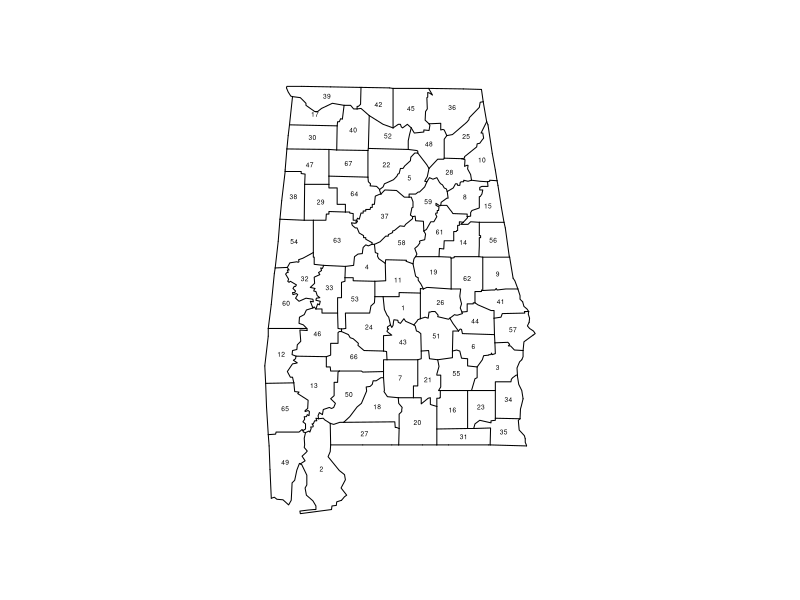
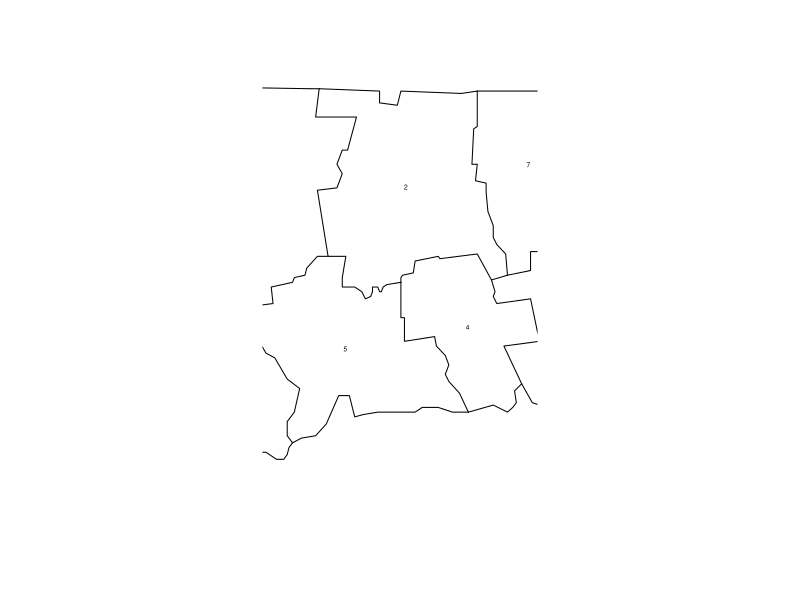
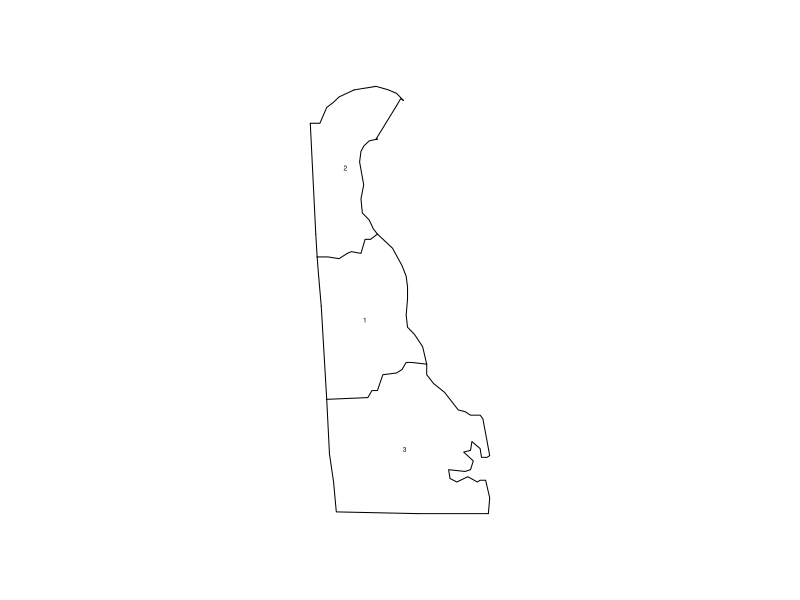
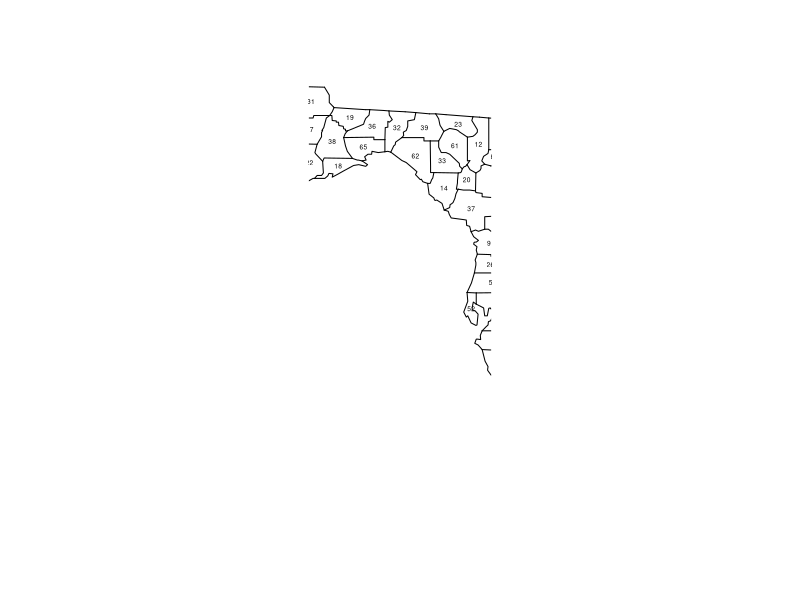
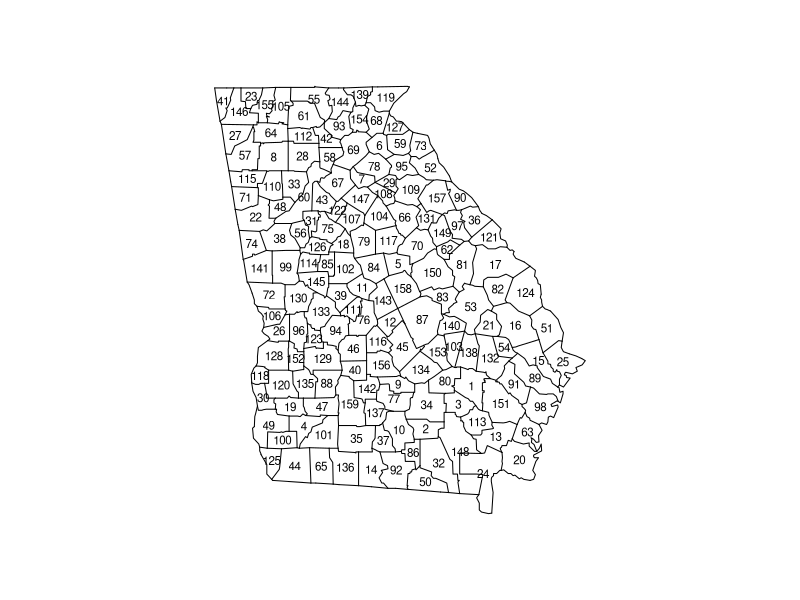
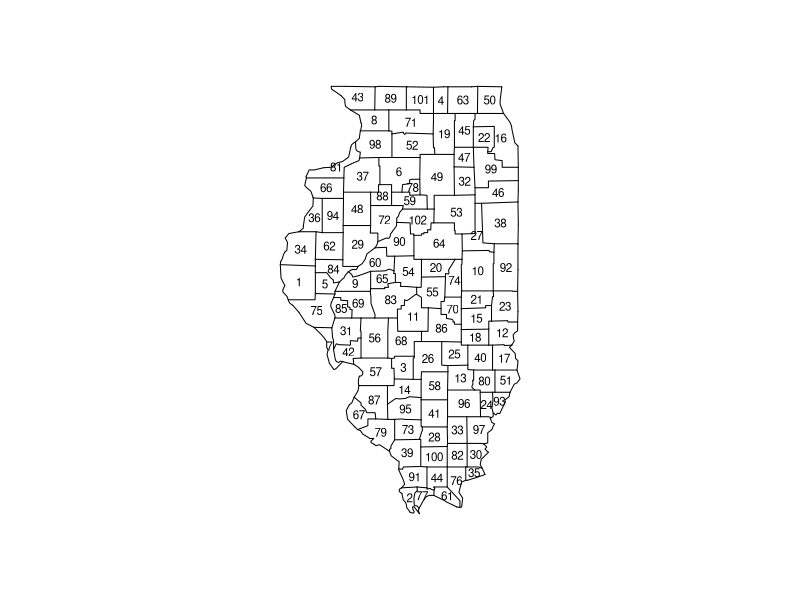
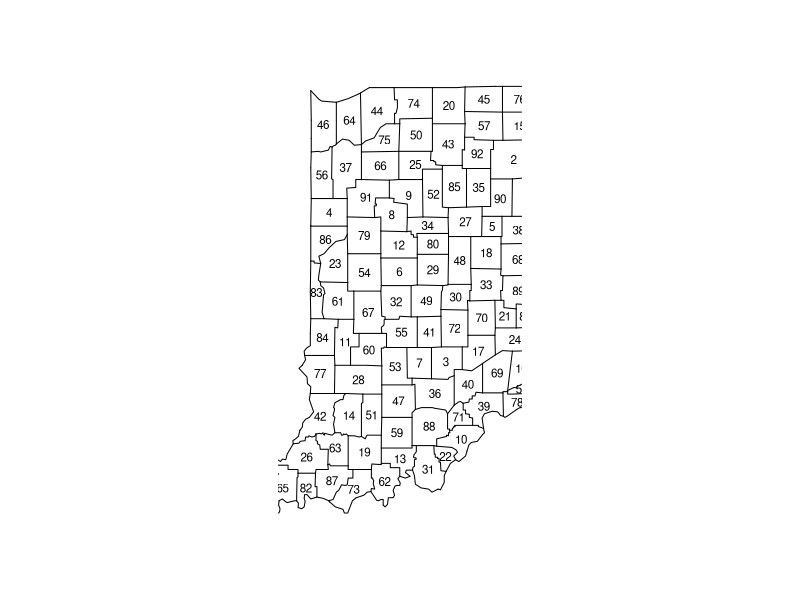
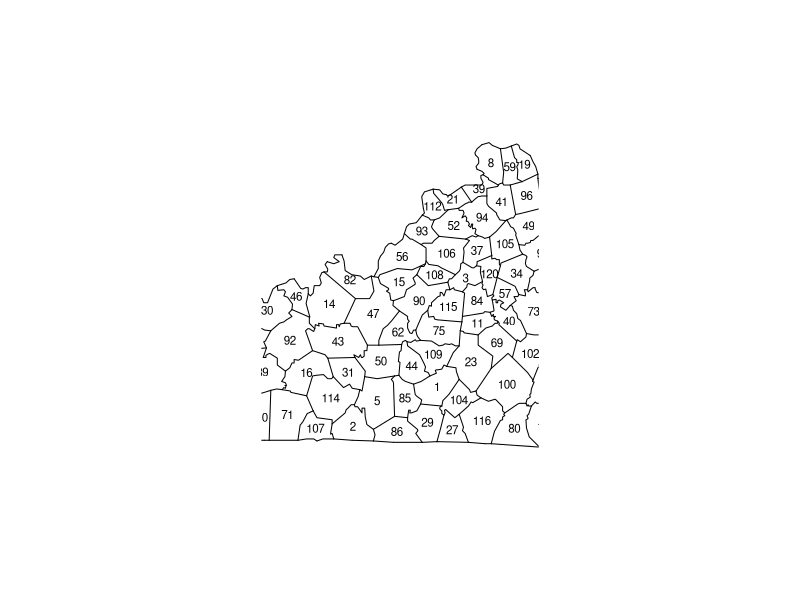

Generate these figures, in order, with R:
## ---- chunk 1
knitr::opts_chunk$set(echo = TRUE)

library(ggplot2)  # For map_data. It's just a wrapper; should just use maps.
library(sp)
library(maps)
getLabelPoint <- # Returns a county-named list of label points
function(county) {Polygon(county[c('long', 'lat')])@labpt}

df <- map_data('county', 'alabama')                 # AL region county data
centroids <- by(df, df$subregion, getLabelPoint)     # Returns list
centroids <- do.call("rbind.data.frame", centroids)  # Convert to Data Frame
names(centroids) <- c('long', 'lat')                 # Appropriate Header

map('county', 'alabama')
text(centroids$long, centroids$lat, rownames(centroids), offset=0, cex=0.4)


## ---- chunk 2
getLabelPoint <- # Returns a county-named list of label points
function(county) {Polygon(county[c('long', 'lat')])@labpt}

df <- map_data('county', 'connecticut')                 # CT region county data
centroids<- by(df, df$subregion, getLabelPoint)     # Returns list
centroids<- do.call("rbind.data.frame", centroids)  # Convert to Data Frame
names(centroids) <- c('long', 'lat')                 # Appropriate Header

map('county', 'connecticut')
text(centroids$long, centroids$lat, rownames(centroids), offset=0, cex=0.4)
## ---- chunk 3
getLabelPoint <- # Returns a county-named list of label points
function(county) {Polygon(county[c('long', 'lat')])@labpt}

df <- map_data('county', 'delaware')                 # DE region county data
centroids<- by(df, df$subregion, getLabelPoint)     # Returns list
centroids<- do.call("rbind.data.frame", centroids)  # Convert to Data Frame
names(centroids) <- c('long', 'lat')                 # Appropriate Header

map('county', 'delaware')
text(centroids$long, centroids$lat, rownames(centroids), offset=0, cex=0.4)
## ---- chunk 4
getLabelPoint <- # Returns a county-named list of label points
function(county) {Polygon(county[c('long', 'lat')])@labpt}

df <- map_data('county', 'florida')                 # FL region county data
centroids<- by(df, df$subregion, getLabelPoint)     # Returns list
centroids<- do.call("rbind.data.frame", centroids)  # Convert to Data Frame
names(centroids) <- c('long', 'lat')                 # Appropriate Header

map('county', 'florida')
text(centroids$long, centroids$lat, rownames(centroids), offset=0, cex=0.4)

## ---- chunk 5
getLabelPoint <- # Returns a county-named list of label points
function(county) {Polygon(county[c('long', 'lat')])@labpt}

df <- map_data('county', 'georgia')                 # GA region county data
centroids<- by(df, df$subregion, getLabelPoint)     # Returns list
centroids<- do.call("rbind.data.frame", centroids)  # Convert to Data Frame
names(centroids) <- c('long', 'lat')                 # Appropriate Header

map('county', 'georgia')
text(centroids$long, centroids$lat, rownames(centroids), offset=0, cex=0.7)

## ---- chunk 6
getLabelPoint <- # Returns a county-named list of label points
function(county) {Polygon(county[c('long', 'lat')])@labpt}

df <- map_data('county', 'illinois')                 # IL region county data
centroids<- by(df, df$subregion, getLabelPoint)     # Returns list
centroids<- do.call("rbind.data.frame", centroids)  # Convert to Data Frame
names(centroids) <- c('long', 'lat')                 # Appropriate Header

map('county', 'illinois')
text(centroids$long, centroids$lat, rownames(centroids), offset=0, cex=0.7)

## ---- chunk 7
getLabelPoint <- # Returns a county-named list of label points
function(county) {Polygon(county[c('long', 'lat')])@labpt}

df <- map_data('county', 'indiana')                 # IN region county data
centroids<- by(df, df$subregion, getLabelPoint)     # Returns list
centroids<- do.call("rbind.data.frame", centroids)  # Convert to Data Frame
names(centroids) <- c('long', 'lat')                 # Appropriate Header

map('county', 'indiana')
text(centroids$long, centroids$lat, rownames(centroids), offset=0, cex=0.7)

## ---- chunk 8
getLabelPoint <- # Returns a county-named list of label points
function(county) {Polygon(county[c('long', 'lat')])@labpt}

df <- map_data('county', 'kentucky')                 #  KY region county data
centroids<- by(df, df$subregion, getLabelPoint)     # Returns list
centroids<- do.call("rbind.data.frame", centroids)  # Convert to Data Frame
names(centroids) <- c('long', 'lat')                 # Appropriate Header

map('county', 'kentucky')
text(centroids$long, centroids$lat, rownames(centroids), offset=0, cex=0.7)
## ---- chunk 9
library(ggplot2)
library(maps)

county_df <- map_data('county')  #mappings of counties by state
ky <- subset(county_df, region=="kentucky")   #subset just for KY
ky$county <- ky$subregion
cnames <- aggregate(cbind(long, lat) ~ subregion, data=ky, FUN=mean)

ggplot(ky, aes(long, lat)) +  geom_polygon(aes(group=group), colour='black', fill=NA) +
    geom_text(data=cnames, aes(long, lat, label = subregion), size=2) + coord_map()
## ---- chunk 10
library(ggplot2)
library(maps)

getLabelPoint <- # Returns a county-named list of label points
function(county) {Polygon(county[c('long', 'lat')])@labpt}

df <- map_data('county', 'maine')                 # IN region county data
centroids<- by(df, df$subregion, getLabelPoint)     # Returns list
centroids<- do.call("rbind.data.frame", centroids)  # Convert to Data Frame
names(centroids) <- c('long', 'lat')                 # Appropriate Header

map('county', 'maine')
text(centroids$long, centroids$lat, rownames(centroids), offset=0, cex=0.7)
## ---- chunk 11
getLabelPoint <- # Returns a county-named list of label points
function(county) {Polygon(county[c('long', 'lat')])@labpt}

df <- map_data('county', 'maryland')                 # IN region county data
centroids<- by(df, df$subregion, getLabelPoint)     # Returns list
centroids<- do.call("rbind.data.frame", centroids)  # Convert to Data Frame
names(centroids) <- c('long', 'lat')                 # Appropriate Header

map('county', 'maryland')
text(centroids$long, centroids$lat, rownames(centroids), offset=0, cex=0.7)
## ---- chunk 12
getLabelPoint <- # Returns a county-named list of label points
function(county) {Polygon(county[c('long', 'lat')])@labpt}

df <- map_data('county', 'massachusetts')                 # IN region county data
centroids<- by(df, df$subregion, getLabelPoint)     # Returns list
centroids<- do.call("rbind.data.frame", centroids)  # Convert to Data Frame
names(centroids) <- c('long', 'lat')                 # Appropriate Header

map('county', 'massachusetts')
text(centroids$long, centroids$lat, rownames(centroids), offset=0, cex=0.7)
## ---- chunk 13
getLabelPoint <- # Returns a county-named list of label points
function(county) {Polygon(county[c('long', 'lat')])@labpt}

df <- map_data('county', 'michigan')                 # IN region county data
centroids<- by(df, df$subregion, getLabelPoint)     # Returns list
centroids<- do.call("rbind.data.frame", centroids)  # Convert to Data Frame
names(centroids) <- c('long', 'lat')                 # Appropriate Header

map('county', 'michigan')
text(centroids$long, centroids$lat, rownames(centroids), offset=0, cex=0.7)
## ---- chunk 14
getLabelPoint <- # Returns a county-named list of label points
function(county) {Polygon(county[c('long', 'lat')])@labpt}

df <- map_data('county', 'mississippi')                 # IN region county data
centroids<- by(df, df$subregion, getLabelPoint)     # Returns list
centroids<- do.call("rbind.data.frame", centroids)  # Convert to Data Frame
names(centroids) <- c('long', 'lat')                 # Appropriate Header

map('county', 'mississippi')
text(centroids$long, centroids$lat, rownames(centroids), offset=0, cex=0.7)
## ---- chunk 15
getLabelPoint <- # Returns a county-named list of label points
function(county) {Polygon(county[c('long', 'lat')])@labpt}

df <- map_data('county', 'new hampshire')                 # IN region county data
centroids<- by(df, df$subregion, getLabelPoint)     # Returns list
centroids<- do.call("rbind.data.frame", centroids)  # Convert to Data Frame
names(centroids) <- c('long', 'lat')                 # Appropriate Header

map('county', 'new hampshire')
text(centroids$long, centroids$lat, rownames(centroids), offset=0, cex=0.7)
## ---- chunk 16
getLabelPoint <- # Returns a county-named list of label points
function(county) {Polygon(county[c('long', 'lat')])@labpt}

df <- map_data('county', 'new jersey')                 # IN region county data
centroids<- by(df, df$subregion, getLabelPoint)     # Returns list
centroids<- do.call("rbind.data.frame", centroids)  # Convert to Data Frame
names(centroids) <- c('long', 'lat')                 # Appropriate Header

map('county', 'new jersey')
text(centroids$long, centroids$lat, rownames(centroids), offset=0, cex=0.7)
## ---- chunk 17
getLabelPoint <- # Returns a county-named list of label points
function(county) {Polygon(county[c('long', 'lat')])@labpt}

df <- map_data('county', 'new york')                 # IN region county data
centroids<- by(df, df$subregion, getLabelPoint)     # Returns list
centroids<- do.call("rbind.data.frame", centroids)  # Convert to Data Frame
names(centroids) <- c('long', 'lat')                 # Appropriate Header

map('county', 'new york')
text(centroids$long, centroids$lat, rownames(centroids), offset=0, cex=0.7)
## ---- chunk 18
getLabelPoint <- # Returns a county-named list of label points
function(county) {Polygon(county[c('long', 'lat')])@labpt}

df <- map_data('county', 'north carolina')                 # IN region county data
centroids<- by(df, df$subregion, getLabelPoint)     # Returns list
centroids<- do.call("rbind.data.frame", centroids)  # Convert to Data Frame
names(centroids) <- c('long', 'lat')                 # Appropriate Header

map('county', 'north carolina')
text(centroids$long, centroids$lat, rownames(centroids), offset=0, cex=0.7)
## ---- chunk 19
getLabelPoint <- # Returns a county-named list of label points
function(county) {Polygon(county[c('long', 'lat')])@labpt}

df <- map_data('county', 'ohio')                 # IN region county data
centroids<- by(df, df$subregion, getLabelPoint)     # Returns list
centroids<- do.call("rbind.data.frame", centroids)  # Convert to Data Frame
names(centroids) <- c('long', 'lat')                 # Appropriate Header

map('county', 'ohio')
text(centroids$long, centroids$lat, rownames(centroids), offset=0, cex=0.7)
## ---- chunk 20
getLabelPoint <- # Returns a county-named list of label points
function(county) {Polygon(county[c('long', 'lat')])@labpt}

df <- map_data('county', 'pennsylvania')                 # IN region county data
centroids<- by(df, df$subregion, getLabelPoint)     # Returns list
centroids<- do.call("rbind.data.frame", centroids)  # Convert to Data Frame
names(centroids) <- c('long', 'lat')                 # Appropriate Header

map('county', 'pennsylvania')
text(centroids$long, centroids$lat, rownames(centroids), offset=0, cex=0.7)
## ---- chunk 21
getLabelPoint <- # Returns a county-named list of label points
function(county) {Polygon(county[c('long', 'lat')])@labpt}

df <- map_data('county', 'rhode island')                 # IN region county data
centroids<- by(df, df$subregion, getLabelPoint)     # Returns list
centroids<- do.call("rbind.data.frame", centroids)  # Convert to Data Frame
names(centroids) <- c('long', 'lat')                 # Appropriate Header

map('county', 'rhode island')
text(centroids$long, centroids$lat, rownames(centroids), offset=0, cex=0.7)
## ---- chunk 22
getLabelPoint <- # Returns a county-named list of label points
function(county) {Polygon(county[c('long', 'lat')])@labpt}

df <- map_data('county', 'south carolina')                 # IN region county data
centroids<- by(df, df$subregion, getLabelPoint)     # Returns list
centroids<- do.call("rbind.data.frame", centroids)  # Convert to Data Frame
names(centroids) <- c('long', 'lat')                 # Appropriate Header

map('county', 'south carolina')
text(centroids$long, centroids$lat, rownames(centroids), offset=0, cex=0.7)
## ---- chunk 23
getLabelPoint <- # Returns a county-named list of label points
function(county) {Polygon(county[c('long', 'lat')])@labpt}

df <- map_data('county', 'tennessee')                 # IN region county data
centroids<- by(df, df$subregion, getLabelPoint)     # Returns list
centroids<- do.call("rbind.data.frame", centroids)  # Convert to Data Frame
names(centroids) <- c('long', 'lat')                 # Appropriate Header

map('county', 'tennessee')
text(centroids$long, centroids$lat, rownames(centroids), offset=0, cex=0.7)
## ---- chunk 24
getLabelPoint <- # Returns a county-named list of label points
function(county) {Polygon(county[c('long', 'lat')])@labpt}

df <- map_data('county', 'vermont')                 # IN region county data
centroids<- by(df, df$subregion, getLabelPoint)     # Returns list
centroids<- do.call("rbind.data.frame", centroids)  # Convert to Data Frame
names(centroids) <- c('long', 'lat')                 # Appropriate Header

map('county', 'vermont')
text(centroids$long, centroids$lat, rownames(centroids), offset=0, cex=0.7)
## ---- chunk 25
getLabelPoint <- # Returns a county-named list of label points
function(county) {Polygon(county[c('long', 'lat')])@labpt}

df <- map_data('county', 'virginia')                 # IN region county data
centroids<- by(df, df$subregion, getLabelPoint)     # Returns list
centroids<- do.call("rbind.data.frame", centroids)  # Convert to Data Frame
names(centroids) <- c('long', 'lat')                 # Appropriate Header

map('county', 'virginia')
text(centroids$long, centroids$lat, rownames(centroids), offset=0, cex=0.7)

va <- map_data('county',"virginia") # we already did this, but we can do it again
gg1 <- ggplot() + 
  geom_polygon(data = va, aes(x=long, y = lat, group = group), fill = "violet", color = "blue") + 
  coord_fixed(1.3)

labs <- data.frame(
  long = c(-78.34953, -76.57298,-80.38793,-78.88976,-77.00542),
  lat = c(36.68226,37.62426,37.16767,37.78480, 37.50263),
  stringsAsFactors = FALSE
  )  

gg1 + 
  geom_point(data = labs, aes(x = long, y = lat), color = "black", size = 5) +
  geom_point(data = labs, aes(x = long, y = lat), color = "yellow", size = 4)

## ---- chunk 26
map('county', 'virginia')
text(centroids$long, centroids$lat, rownames(centroids), offset=0, cex=0.7)

va <- map_data('county',"virginia") # we already did this, but we can do it again
gg1 <- ggplot(centroids,aes(centroids$long,centroids$lat), label=centroids$nam) + 
  geom_polygon(data = va, aes(x=long, y = lat, group = group), fill = "violet", color = "blue",label= centroids$nam[1:100]) + 
  coord_fixed(1.3)
gg1

lat<-c(centroids$lat)
long<-c(centroids$long)
centroids$nam<-unique(df$subregion)
names1<-c(centroids$nam)

labs1 <- data.frame(
  long = long,
  lat = lat,
  names = names1,
  stringsAsFactors = FALSE
  ) 

gg1 + geom_point(data = labs1, aes(x = long, y = lat), color = "black", size = .05) 
## ---- chunk 27
getLabelPoint <- # Returns a county-named list of label points
function(county) {Polygon(county[c('long', 'lat')])@labpt}

df <- map_data('county', 'west virginia')                 # IN region county data
centroids<- by(df, df$subregion, getLabelPoint)     # Returns list
centroids<- do.call("rbind.data.frame", centroids)  # Convert to Data Frame
names(centroids) <- c('long', 'lat')                 # Appropriate Header

map('county', 'west virginia')
text(centroids$long, centroids$lat, rownames(centroids), offset=0, cex=0.7)
## ---- chunk 28
getLabelPoint <- # Returns a county-named list of label points
function(county) {Polygon(county[c('long', 'lat')])@labpt}

df <- map_data('county', 'wisconsin')                 # IN region county data
centroids<- by(df, df$subregion, getLabelPoint)     # Returns list
centroids<- do.call("rbind.data.frame", centroids)  # Convert to Data Frame
names(centroids) <- c('long', 'lat')                 # Appropriate Header

map('county', 'wisconsin')
text(centroids$long, centroids$lat, rownames(centroids), offset=0, cex=0.7)
